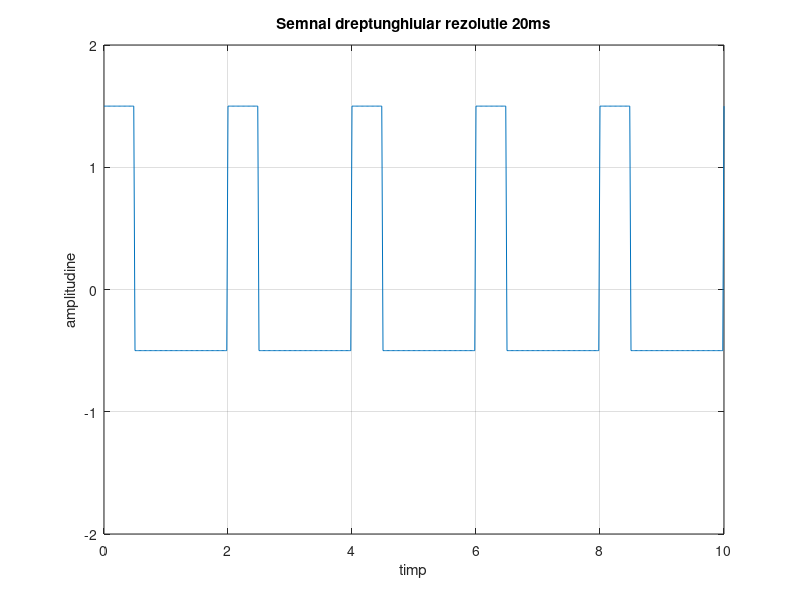

MATLAB code for this plot:
f=0.5;                           
t=0:0.02:10;
y=square(2*pi*f*t,25);            
plot(t,y+0.5);                  
axis([0 10 -2 2]),grid;              
title('Semnal dreptunghiular rezolutie 20ms') 
xlabel('timp')
ylabel('amplitudine')
